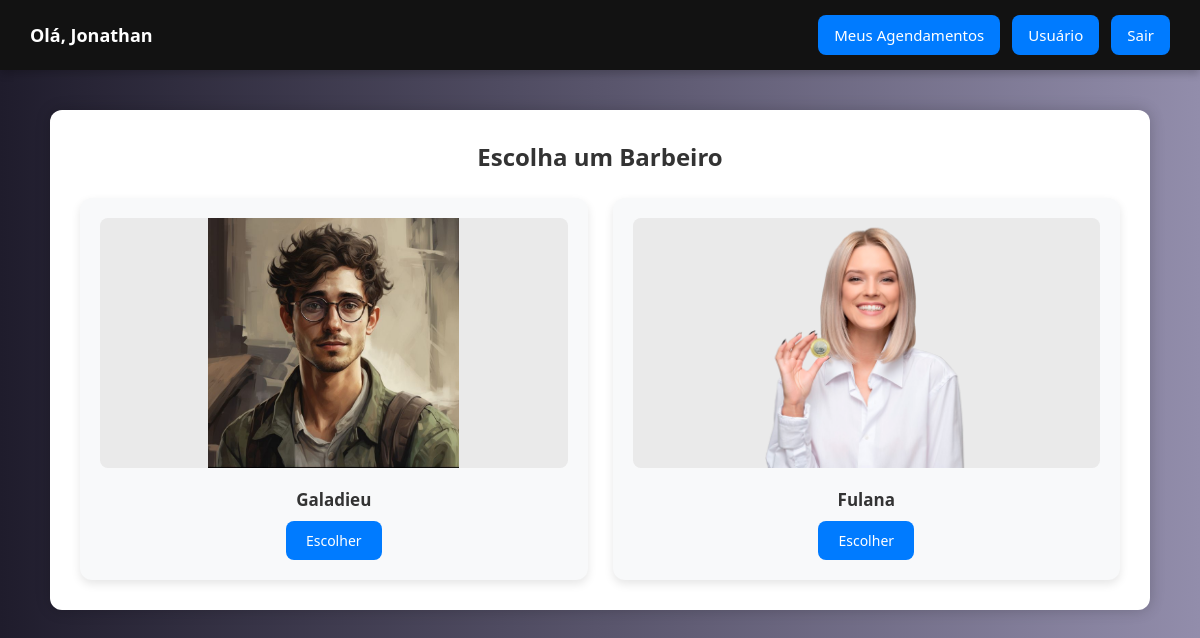
/barbeiros.php (signed in), run on the app's committed database.
### tables this page shows
CREATE TABLE `funcionarios` (
  `funcionario_id` int(11) NOT NULL,
  `nome` varchar(100) DEFAULT NULL,
  `email` varchar(100) NOT NULL,
  `senha` varchar(255) NOT NULL,
  `foto` varchar(255) DEFAULT NULL
);

### backend/listar_barbeiros.php (called while the page is built, shortened)
<?php
include 'conexao.php';
$funcionarios = [];
$query = "SELECT funcionario_id, nome, foto FROM funcionarios";
$stmt = $conn->prepare($query);
if ($stmt->execute()) {
    $result = $stmt->get_result();
    while ($row = $result->fetch_assoc()) {
        $funcionarios[] = $row;
    }
}
return $funcionarios;

### barbeiros.php (the view, shortened to what this page needs)
<?php
include 'backend/listar_barbeiros.php';
?>
<!DOCTYPE html>
<html lang="pt-BR">
<head>
</head>
<body>
    <div class="menu">
        <div class="logo">Olá, <?php echo htmlspecialchars($_SESSION['nome']); ?></div>
        <div class="menu-links">
            <a href="agendamentos.php">Meus Agendamentos</a>
            <a href="usuario.php">Usuário</a>
            <a href="backend/sair.php">Sair</a>
        </div>
    </div>
    <div class="container">
        <h2>Escolha um Barbeiro</h2>
        <div class="barbeiros-grid">
            <?php foreach ($funcionarios as $funcionario): ?>
                <div class="card">
                    <img src="backend/uploads/<?php echo $funcionario['foto']; ?>" alt="Foto do Barbeiro" class="profile-img">
                    <div class="nome"><?php echo htmlspecialchars($funcionario['nome']); ?></div>
                    <a class="btn-escolher" href="servicos.php?barbeiro_id=<?php echo $funcionario['funcionario_id']; ?>">Escolher</a>
                </div>
            <?php endforeach; ?>
        </div>
    </div>
</body>
</html>

### barbeiros.php (style rules this page uses)
* { box-sizing: border-box; margin: 0; padding: 0; }
html { height: 100%; background: linear-gradient(to right, #1f1c2c, #928dab); }
body { font-family: 'Segoe UI', Tahoma, Geneva, Verdana, sans-serif; min-height: 100%; }
.menu { width: 100vw; background: #121212; padding: 15px 30px; display: flex; justify-content: space-between; align-items: center; box-shadow: 0 4px 8px rgba(0,0,0,0.2); position: sticky; top: 0; z-index: 100; }
.menu .logo { color: white; font-size: 18px; font-weight: bold; }
.menu .menu-links { display: flex; gap: 12px; }
.menu .menu-links a { color: white; text-decoration: none; font-size: 15px; padding: 10px 16px; background: #007bff; border-radius: 8px; transition: background 0.3s; }
.container { background: white; padding: 30px; border-radius: 12px; box-shadow: 0 0 15px rgba(0, 0, 0, 0.2); width: 95%; max-width: 1100px; margin: 40px auto; text-align: center; }
h2 { color: #333; margin-bottom: 25px; }
.barbeiros-grid { display: grid; grid-template-columns: repeat(auto-fit, minmax(230px, 1fr)); gap: 25px; }
.card { background: #f8f9fa; border-radius: 12px; padding: 20px; box-shadow: 0 4px 10px rgba(0, 0, 0, 0.1); transition: transform 0.2s; }
.profile-img { width: 100%; height: 250px; object-fit: contain; background-color: #eaeaea; border-radius: 8px; margin-bottom: 15px; }
.nome { font-size: 17px; margin-bottom: 10px; font-weight: bold; color: #333; }
.btn-escolher { background: #007bff; color: white; border: none; padding: 10px 20px; border-radius: 8px; cursor: pointer; text-decoration: none; display: inline-block; font-size: 14px; transition: background 0.3s; }

### data on the page
funcionarios: foto (picture), nome "Galadieu"
funcionarios: foto (picture), nome "Fulana"

### other printed values
$_SESSION['nome'] "Jonathan"
